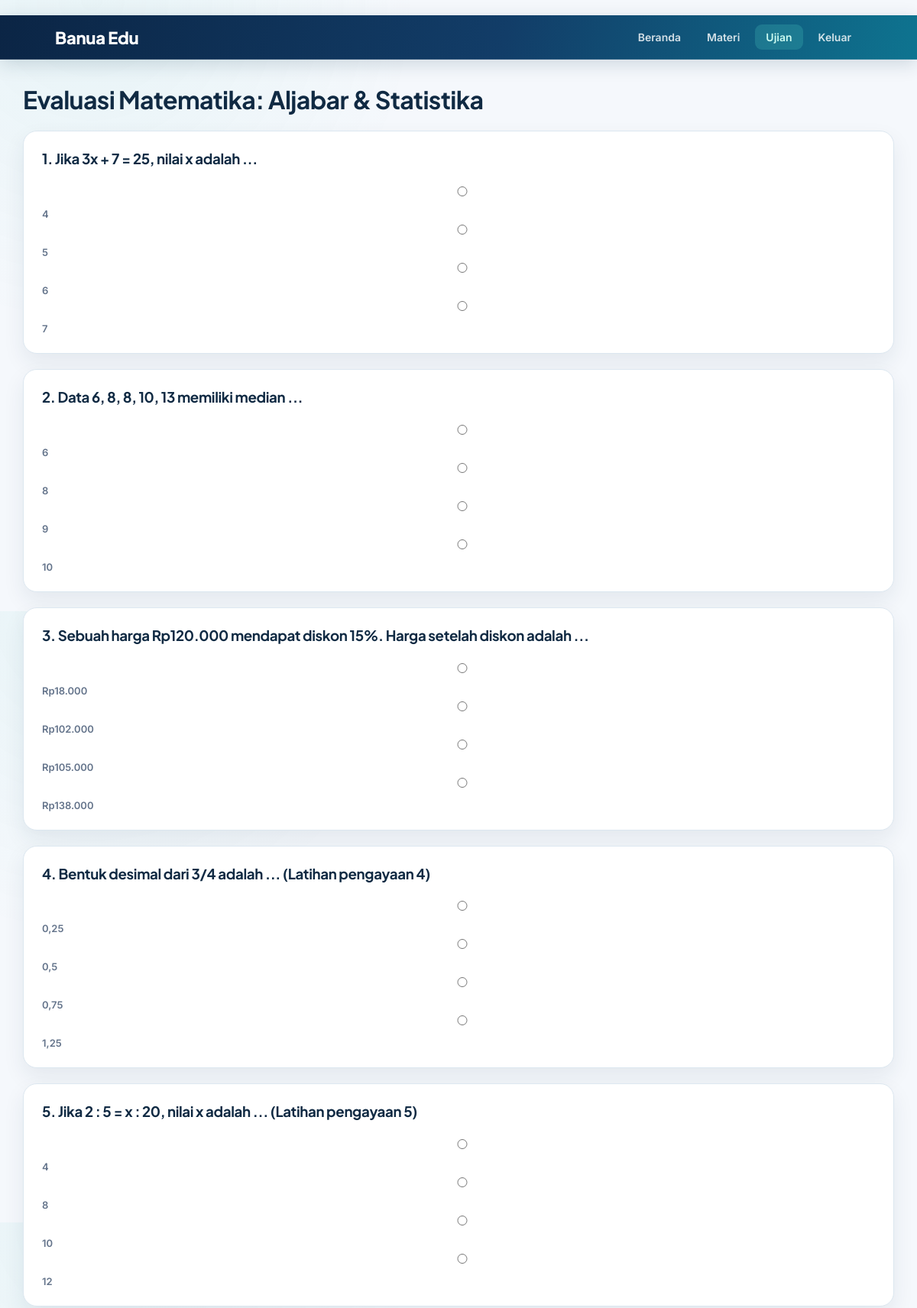
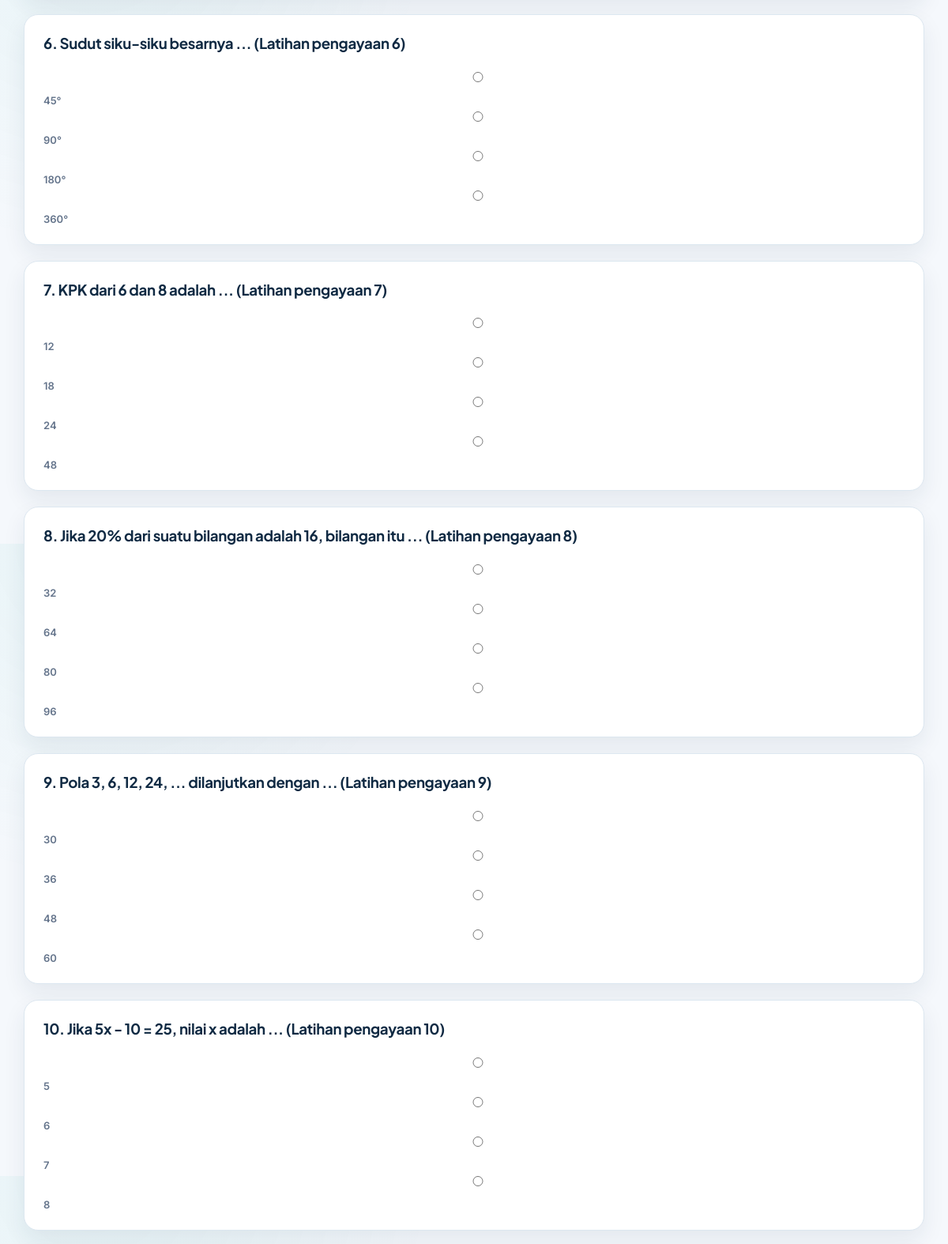
The page /ujian/2 (signed in, upper part) on the database its author committed (2 pictures, top to bottom).
### app/models.py (models this page shows)
class Quiz(db.Model):
    id = db.Column(db.Integer, primary_key=True)
    subject_id = db.Column(db.Integer, db.ForeignKey("subject.id"), nullable=False)
    judul = db.Column(db.String(180), nullable=False)
    durasi_menit = db.Column(db.Integer, default=30)
    aktif = db.Column(db.Boolean, default=True)
    questions = db.relationship("Question", backref="quiz", lazy=True, cascade="all, delete-orphan")

class Question(db.Model):
    id = db.Column(db.Integer, primary_key=True)
    quiz_id = db.Column(db.Integer, db.ForeignKey("quiz.id"), nullable=False)
    pertanyaan = db.Column(db.Text, nullable=False)
    opsi_a = db.Column(db.Text, nullable=False)
    opsi_b = db.Column(db.Text, nullable=False)
    opsi_c = db.Column(db.Text, nullable=False)
    opsi_d = db.Column(db.Text, nullable=False)
    jawaban = db.Column(db.String(1), nullable=False)
    pembahasan = db.Column(db.Text, default="")

### app/ujian/routes.py (the view, shortened to what this page needs)
@ujian_bp.route("/<int:quiz_id>", methods=["GET", "POST"])
@login_required
def take(quiz_id):
    quiz = Quiz.query.get_or_404(quiz_id)
    questions = (
        Question.query
        .filter_by(quiz_id=quiz.id)
        .order_by(Question.id)
        .all()
    )
    return render_template(
        "ujian/take.html",
        quiz=quiz,
        questions=questions
    )

### app/models.py (called while the page is built)
@login_manager.user_loader
def load_user(user_id):
    return db.session.get(User, int(user_id))

### app/templates/ujian/take.html (shortened to what this page needs)
﻿{% extends "base.html" %}
{% block content %}
<h1>{{ quiz.judul }}</h1>
<form method="POST">
{% for q in questions %}
<div class="card">
    <h3>{{ loop.index }}. {{ q.pertanyaan }}</h3>
    <label>
        <input type="radio" name="q{{ q.id }}" value="A" required>
        {{ q.opsi_a }}
    </label>
    <br>
    <label>
        <input type="radio" name="q{{ q.id }}" value="B">
        {{ q.opsi_b }}
    </label>
    <br>
    <label>
        <input type="radio" name="q{{ q.id }}" value="C">
        {{ q.opsi_c }}
    </label>
    <br>
    <label>
        <input type="radio" name="q{{ q.id }}" value="D">
        {{ q.opsi_d }}
    </label>
</div>
{% endfor %}
</form>
{% endblock %}

### app/templates/base.html (style rules this page uses)
* { box-sizing: border-box; }
html[data-theme="light"] { --bg: #f5f8fc; --bg-card: #ffffff; --bg-nav: linear-gradient(105deg, #0b2545 0%, #123d68 55%, #0e7490 100%); --text: #334155; --text-h: #102a43; --text-muted: #64748b; --accent: #0f766e; --accent-dark: #0d9488; --accent-hover: #14b8a6; --accent-text: #ffffff; --border: #dce7f0; --input-bg: #fff; --input-border: #cbd9e6; --flash-bg: #ecfeff; --flash-text: #155e75; --toggle-bg: #fff; --toggle-border: #b9d9d6; --nav-link: rgba(255,255,255,0.9); }
body { margin: 0; font-family: 'Inter', system-ui, -apple-system, BlinkMacSystemFont, sans-serif; background: radial-gradient(circle at 10% 0%, rgba(20, 184, 166, .06), transparent 32%), var(--bg); color: var(--text); -webkit-font-smoothing: antialiased; min-height: 100vh; transition: background 0.3s ease, color 0.3s ease; }
.card { background: var(--bg-card); border: 1px solid var(--border); border-radius: 18px; padding: 24px; margin-bottom: 20px; box-shadow: 0 12px 28px rgba(25, 55, 80, 0.08); }
h1, h2, h3 { margin-top: 0; color: var(--text-h); font-family: 'Plus Jakarta Sans', sans-serif; letter-spacing: -.02em; }
input, textarea, select { width: 100%; padding: 12px 14px; border: 1px solid var(--input-border); border-radius: 10px; margin-top: 6px; margin-bottom: 15px; font: inherit; background: var(--input-bg); color: var(--text); transition: border-color 0.15s ease, box-shadow 0.15s ease; }
input::placeholder, textarea::placeholder { color: #64748b; }
label { font-weight: 600; font-size: 13px; color: var(--text-muted); }

### rows shown on the page
Quiz: judul "Evaluasi Matematika: Aljabar & Statistika"
Question: pertanyaan "Jika 3x + 7 = 25, nilai x adalah ...", opsi_a "4", opsi_b "5", opsi_c "6", opsi_d "7"
Question: pertanyaan "Data 6, 8, 8, 10, 13 memiliki median ...", opsi_a "6", opsi_b "8", opsi_c "9", opsi_d "10"
Question: pertanyaan "Sebuah harga Rp120.000 mendapat diskon 15%. Harga setelah diskon adalah ...", opsi_a "Rp18.000", opsi_b "Rp102.000", opsi_c "Rp105.000", opsi_d "Rp138.000"
Question: pertanyaan "Bentuk desimal dari 3/4 adalah ... (Latihan pengayaan 4)", opsi_a "0,25", opsi_b "0,5", opsi_c "0,75", opsi_d "1,25"
Question: pertanyaan "Jika 2 : 5 = x : 20, nilai x adalah ... (Latihan pengayaan 5)", opsi_a "4", opsi_b "8", opsi_c "10", opsi_d "12"
Question: pertanyaan "Sudut siku-siku besarnya ... (Latihan pengayaan 6)", opsi_a "45°", opsi_b "90°", opsi_c "180°", opsi_d "360°"
Question: pertanyaan "KPK dari 6 dan 8 adalah ... (Latihan pengayaan 7)", opsi_a "12", opsi_b "18", opsi_c "24", opsi_d "48"
Question: pertanyaan "Jika 20% dari suatu bilangan adalah 16, bilangan itu ... (Latihan pengayaan 8)", opsi_a "32", opsi_b "64", opsi_c "80", opsi_d "96"
Question: pertanyaan "Pola 3, 6, 12, 24, ... dilanjutkan dengan ... (Latihan pengayaan 9)", opsi_a "30", opsi_b "36", opsi_c "48", opsi_d "60"
Question: pertanyaan "Jika 5x - 10 = 25, nilai x adalah ... (Latihan pengayaan 10)", opsi_a "5", opsi_b "6", opsi_c "7", opsi_d "8"
